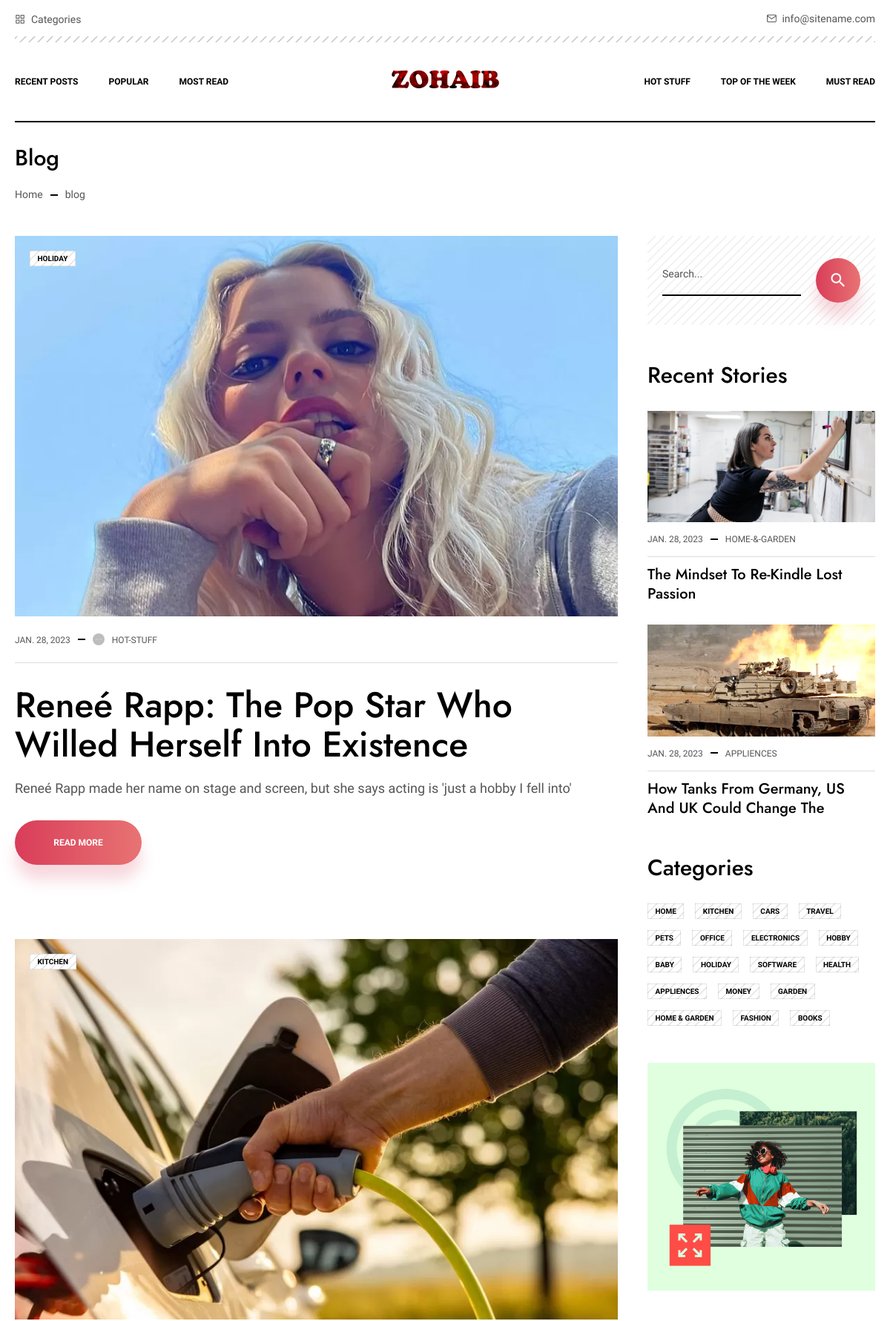
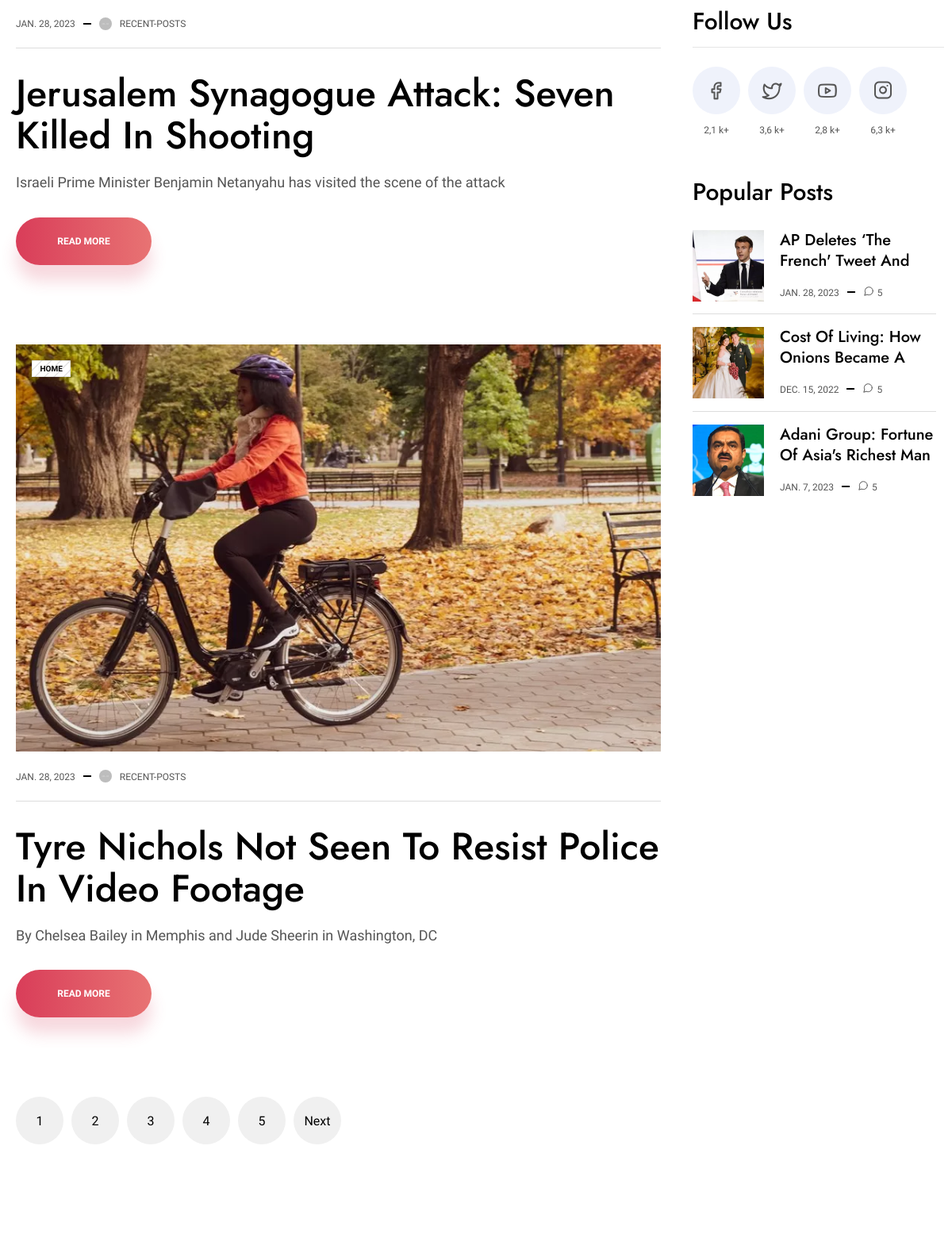
Screenshot of /blog/ (upper part) with the database file from the repository (2 pictures, top to bottom).
### News/models.py (models this page shows, shortened)
class News(models.Model):
    date = models.DateField(null=True)
    title = models.CharField(max_length=1000, default="")
    subtitle = models.TextField()
    description = models.TextField()
    tag = models.CharField(max_length=1000, choices=TAG_CHOICES, default="")
    category = models.CharField(max_length=1000, choices=CATEGORY_CHOICES, default="")
    image = models.ImageField(upload_to='cover', default="")

### News/views.py (the view)
# urls.py: path('blog/', views.blog2, name='blog2'),
def blog2(request):
    news2 = News.objects.all().values()
    paginator = Paginator(news2, 3)
    page_number = request.GET.get('page')
    news3 = paginator.get_page(page_number)
    totalpage = news3.paginator.num_pages
    popular_news = News.objects.filter(tag='Popular')
    template = loader.get_template('blog2.html')
    context = {
        'total_page_list': [n + 1 for n in range(totalpage)],
        'news3': news3,
        'news2': news2,
        'popular_news': popular_news,
    }
    return HttpResponse(template.render(context, request))

### templates/blog2.html (shortened to what this page needs)
{% extends 'base.html' %}
{% load static %}
{% block content %}
                <section class="section-post">
                    <div class="wrapper">
                        <div class="pagetitle"><h1>Blog</h1></div>
                        <div class="breadcrumbs">
                            <a href="{% url 'home' %}">Home</a> <span class="dash"></span> <span>blog</span>
                        </div>
                        <div class="columns">
                            <div class="columns_center">
                                <div class="article article_list">
                                    {% for x in news3 reversed %}
                                    <div class="article_item">
                                        <div class="article_item_cover">
                                            <a href="{% url 'article' x.id %}"><img src="../media/{{ x.image }}" alt=""/></a>
                                            <a href="{% url 'blog' x.category %}" class="cats_item">{{ x.category }}</a>
                                        </div>
                                        <div class="article_infoline infoline">
                                            <div class="infoline_date">{{ x.date }}</div> <span class="dash"></span>
                                            <div class="infoline_author">
                                                <div class="ava"><img data-src="img/ava.png" class="js-img" alt=""/></div>
                                                {{ x.tag }}
                                            </div>
                                        </div>
                                        <div class="article_txt">
                                            <div class="article_title h2"><a href="{% url 'article' x.id %}">{{ x.title }}</a></div>
                                            <div class="article_desc">{{ x.subtitle }}</div>
                                            <div class="article_btn"><a href="{% url 'article' x.id %}" class="btn">read more</a></div>
                                        </div>
                                    </div>
                                    {% endfor %}
                                </div>
                                <div class="pagenavi">
                                    {% for n in total_page_list %}
                                        <a class="page-link" href="/blog/?page={{ n }}">{{ n }}</a>
                                    {% endfor %}
                                    {% if news3.has_next %}
                                        <a href="?page={{ news3.next_page_number }}">Next</a>
                                    {% endif %}
                                </div>
                            </div>
                            {% include 'sidebar.html' %}
                        </div>
                    </div>
                </section>
{% endblock %}

### templates/sidebar.html (shortened to what this page needs)
 {% load static %}
<aside class="columns_sidebar sidebar">
<div class="sidebar_search">
    <form method="get" action="{% url 'search' %}">
        <div class="search">
            <input name="query" id="query" type="text" class="form-control" placeholder="Search..."/>
            <button class="btn"><span class="icon-search"></span></button>
        </div>
    </form>
</div>
<div class="sidebar_widget">
    <h3>Recent stories</h3>
    <div class="stories">
        {% for x in news2 reversed %}
            {% if forloop.counter < 3 %}
                <div class="stories_item">
                    <div class="stories_item_img"><a href="{% url 'article' x.id %}"><img data-src="../media/{{ x.image}}" class="js-img" alt=""/></a></div>
                    <div class="stories_item_infoline infoline">
                        <div class="infoline_date">{{ x.date }}</div> <span class="dash"></span>
                        <div class="infoline_tag">{{ x.category }}</div>
                    </div>
                    <div class="stories_item_title"><a href="{% url 'article' x.id %}">{{ x.title }}</a></div>
                </div>
            {% endif %}
        {% endfor %}
    </div>
</div>
<div class="sidebar_widget">
    <h3>Categories</h3>
    <div class="cats">
        <a class="cats_item" href="{% url 'blog' category='Home' %}">Home</a>
        <a class="cats_item" href="{% url 'blog' category='Kitchen' %}">Kitchen</a>
        <a class="cats_item" href="{% url 'blog' category='Cars' %}">Cars</a>
        <a class="cats_item" href="{% url 'blog' category='Travel' %}">Travel</a>
        <a class="cats_item" href="{% url 'blog' category='Pets' %}">Pets</a>
        <a class="cats_item" href="{% url 'blog' category='Office' %}">Office</a>
        <a class="cats_item" href="{% url 'blog' category='Electronics' %}">Electronics</a>
        <a class="cats_item" href="{% url 'blog' category='Hobby' %}">Hobby</a>
        <a class="cats_item" href="{% url 'blog' category='Baby' %}">Baby</a>
        <a class="cats_item" href="{% url 'blog' category='Holiday' %}">Holiday</a>
        <a class="cats_item" href="{% url 'blog' category='Software' %}">Software</a>
        <a class="cats_item" href="{% url 'blog' category='Health' %}">Health</a>
        <a class="cats_item" href="{% url 'blog' category='Appliences' %}">Appliences</a>
        <a class="cats_item" href="{% url 'blog' category='Money' %}">Money</a>
        <a class="cats_item" href="{% url 'blog' category='Garden' %}">Garden</a>
        <a class="cats_item" href="{% url 'blog' category='Home-&-Garden' %}">Home & Garden</a>
        <a class="cats_item" href="{% url 'blog' category='Fashion' %}">Fashion</a>
        <a class="cats_item" href="{% url 'blog' category='Books' %}">Books</a>
    </div>
</div>
<a href="{% url 'blog2' %}" class="bann"><img data-src="{% static 'assets/img/social-media-image.png' %}" class="js-img" alt=""/></a>
<div class="sidebar_widget">
    <h3>Follow us</h3>
    <div class="soc">
        <div class="soc_item">
            <a href="#" target="_blank">
                <span class="soc_item_icon"><span class="icon-fb"></span></span>
                <span class="soc_item_txt">2,1 k+</span>
            </a>
        </div>
        <div class="soc_item">
            <a href="#" target="_blank">
                <span class="soc_item_icon"><span class="icon-tw"></span></span>
                <span class="soc_item_txt">3,6 k+</span>
            </a>
        </div>
        <div class="soc_item">
            <a href="#" target="_blank">
                <span class="soc_item_icon"><span class="icon-youtube"></span></span>
                <span class="soc_item_txt">2,8 k+</span>
            </a>
        </div>
        <div class="soc_item">
            <a href="#" target="_blank">
                <span class="soc_item_icon"><span class="icon-instagram"></span></span>
                <span class="soc_item_txt">6,3 k+</span>
            </a>
        </div>
    </div>
</div>
<div class="sidebar_widget">
    <h3>Popular posts</h3>
    <div class="popular">
        {% for x in popular_news reversed %}
            {% if forloop.counter < 4 %}
                <div class="popular_item">
                    <div class="popular_item_img"><a href="{% url 'article' x.id %}"><img data-src="../media/{{ x.image }}" class="js-img" alt=""/></a></div>
                    <div class="popular_item_cont">
                        <div class="popular_item_title"><a href="{% url 'article' x.id %}">{{ x.title }}</a></div>
                        <div class="popular_item_infoline infoline">
                            <div class="infoline_date">{{ x.date }}</div> <span class="dash"></span>
                            <div class="infoline_tag"><span class="icon-comm"></span>5</div>
                        </div>
                    </div>
                </div>
            {% endif %}
        {% endfor %}
    </div>
</div>
</aside>

### rows the page displays
News: image (picture), category "HOLIDAY", date "JAN. 28, 2023", tag "HOT-STUFF", title "Reneé Rapp: The Pop Star Who Willed Herself Into Existence", subtitle "Reneé Rapp made her name on stage and screen, but she says acting is 'just a hobby I fell into'"
News: image (picture), category "KITCHEN", date "JAN. 28, 2023", tag "RECENT-POSTS", title "Jerusalem Synagogue Attack: Seven Killed In Shooting", subtitle "Israeli Prime Minister Benjamin Netanyahu has visited the scene of the attack"
News: image (picture), category "HOME", date "JAN. 28, 2023", tag "RECENT-POSTS", title "Tyre Nichols Not Seen To Resist Police In Video Footage", subtitle "By Chelsea Bailey in Memphis and Jude Sheerin in Washington, DC"
News: image (picture), date "JAN. 28, 2023", category "HOME-&-GARDEN", title "The Mindset To Re-Kindle Lost Passion"
News: image (picture), date "JAN. 28, 2023", category "APPLIENCES", title "How Tanks From Germany, US And UK Could Change The…"
News: image (picture), title "AP Deletes ‘the French' Tweet And…", date "JAN. 28, 2023"
News: image (picture), title "Cost Of Living: How Onions Became A…", date "DEC. 15, 2022"
News: image (picture), title "Adani Group: Fortune Of Asia's Richest Man…", date "JAN. 7, 2023"

### other values shown
{{ n }} "1" "2" "3" "4" "5"
